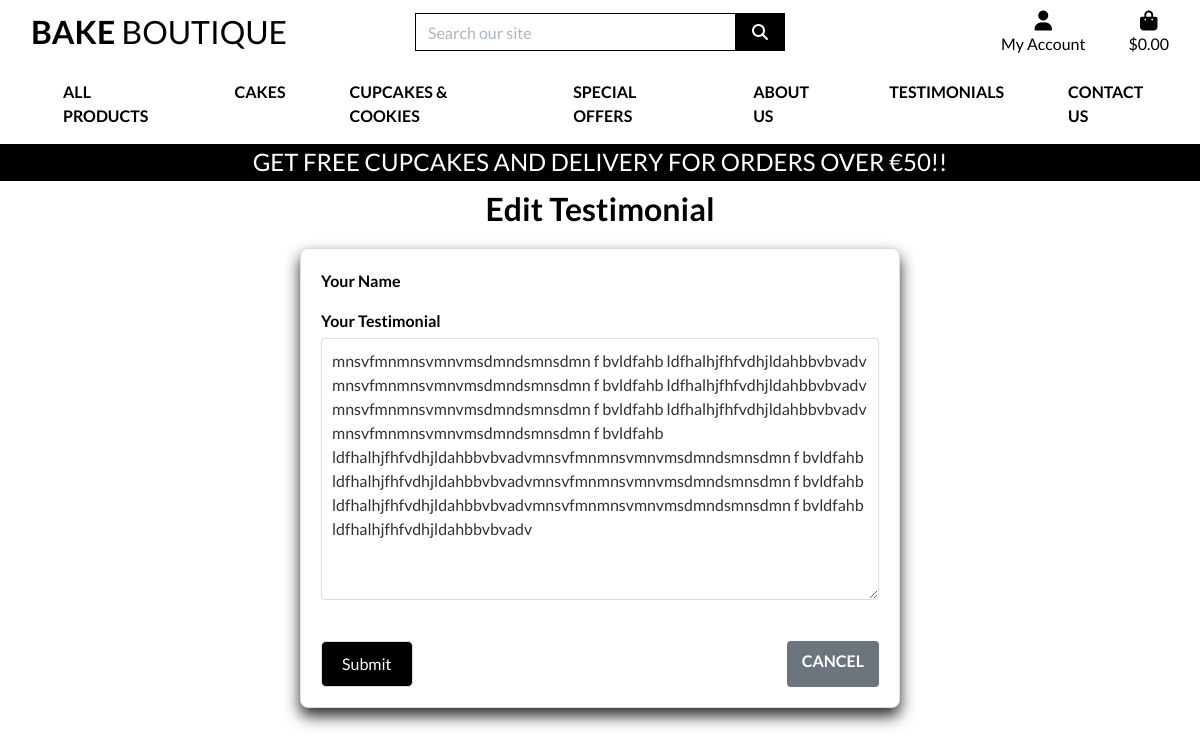
Before: /testimonials/edit/7/ (signed in) with the older database file.
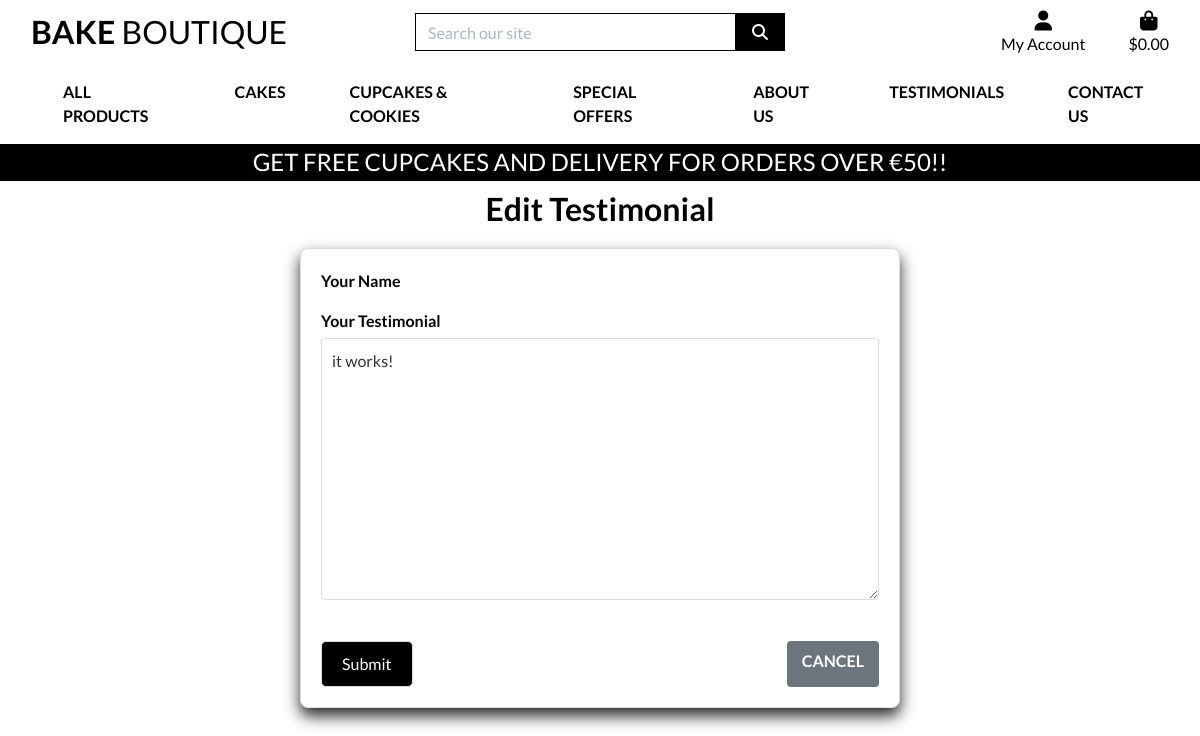
After: the same page with the newer database file.
### testimonials/models.py (models this page shows, shortened)
class Testimonial(models.Model):
    user = models.ForeignKey(User, on_delete=models.CASCADE)  # Link to the user
    content = models.TextField()  # Testimonial content
    created_at = models.DateTimeField(auto_now_add=True)  # Automatically set the creation date
    approved = models.BooleanField(default=False)  # Admin approval status
    class Meta:
        ordering = ['-created_at']  # Order by newest first

### testimonials/views.py (the view)
# urls.py: path('edit/<int:id>/', views.edit_testimonial, name='edit_testimonial'),
@login_required
def edit_testimonial(request, id):
    testimonial = get_object_or_404(Testimonial, id=id, user=request.user)
    if request.method == 'POST':
        form = TestimonialForm(request.POST, instance=testimonial)
        if form.is_valid():
            form.save()
            return redirect('testimonial_list')
    else:
        form = TestimonialForm(instance=testimonial)
    return render(request, 'testimonials/testimonial_form.html', {'form': form, 'page_title': 'Edit Testimonial'})

### testimonials/forms.py (shortened to what this page needs)
class TestimonialForm(forms.ModelForm):
    class Meta:
        model = Testimonial
        fields = ['content']

### bag/contexts.py (called while the page is built, shortened)
def bag_contents(request):
    bag_items = []
    total = 0
    product_count = 0
    bag = request.session.get('bag', {})
    if total < settings.FREE_DELIVERY_THRESHOLD:
        delivery = total * Decimal(settings.STANDARD_DELIVERY_PERCENTAGE / 100)
        free_delivery_delta = settings.FREE_DELIVERY_THRESHOLD - total
    else:
        delivery = 0
        free_delivery_delta = 0
    grand_total = delivery + total
    context = {
        'bag_items': bag_items,
        'total': total,
        'product_count': product_count,
        'delivery': delivery,
        'free_delivery_delta': free_delivery_delta,
        'free_delivery_threshold': settings.FREE_DELIVERY_THRESHOLD,
        'grand_total': grand_total,
    }
    return context

### testimonials/templates/testimonials/testimonial_form.html (shortened to what this page needs)
{% extends "base.html" %}
{% load static %}
{% block extra_css %}
<link rel="stylesheet" href="{% static 'testimonials/css/testimonial.css' %}">
{% endblock %}
{% block content %}
<div class="add-testimonial-section">
    <h1>{{ page_title }}</h1>
    <form method="post">
        <div class="form-group">
            <label for="name">Your Name</label>
        </div>
        <div class="form-group">
            <label for="content">Your Testimonial</label>
            {{ form.content }}
        </div>
        <div class="form-actions">
            <button type="submit" class="btn btn-primary">Submit</button>
            <a href="{% url 'testimonial_list' %}" class="btn btn-secondary">Cancel</a>
        </div>
    </form>
</div>
{% endblock %}

Changed rows visible on the page:
changed Testimonial: content "mnsvfmnmnsvmnvmsdmndsmnsdmn f bvldfahb ldfhalhjfhfvdhjldahbbvbvadv mnsvfmnmnsvmnvmsdmndsmnsdmn f bvldfahb ldfhalhjfhfvdhjldahbbvbvadv mnsvfmnmnsvmnvmsdmndsmnsdmn f bvldfahb ldfhalhjfhfvdhjldahbbvbvadv mnsvfmnmnsvmnvmsdmndsmnsdmn f bvldfahb ldfhalhjfhfvdhjldahbbvbvadvmnsvfmnmnsvmnvmsdmndsmnsdmn f bvldfahb ldfhalhjfhfvdhjldahbbvbvadvmnsvfmnmnsvmnvmsdmndsmnsdmn f bvldfahb ldfhalhjfhfvdhjldahbbvbvadvmnsvfmnmnsvmnvmsdmndsmnsdmn f bvldfahb ldfhalhjfhfvdhjldahbbvbvadv" → "it works!"
